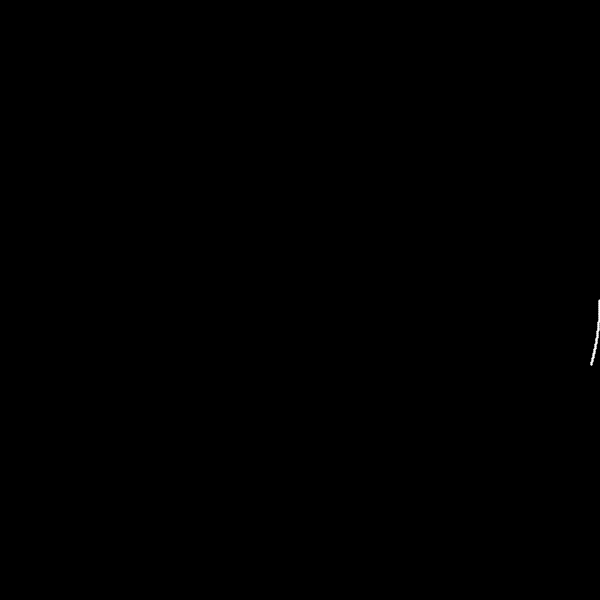
Frame 1 (no input)
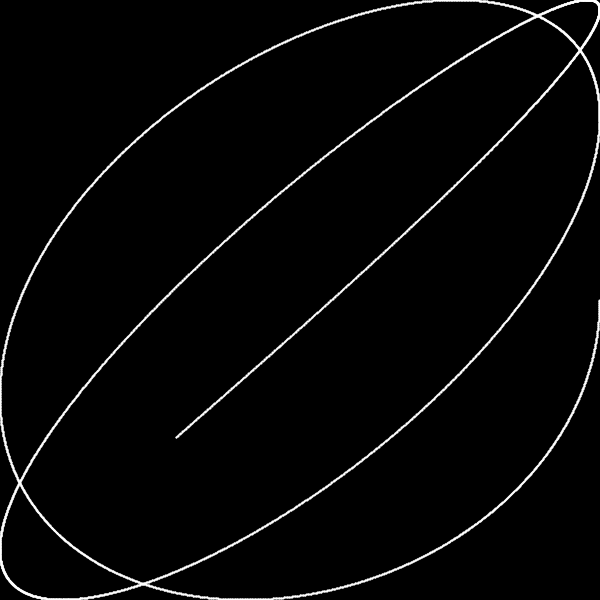
Frame 60 (the mouse pressed at the canvas centre just before this capture)
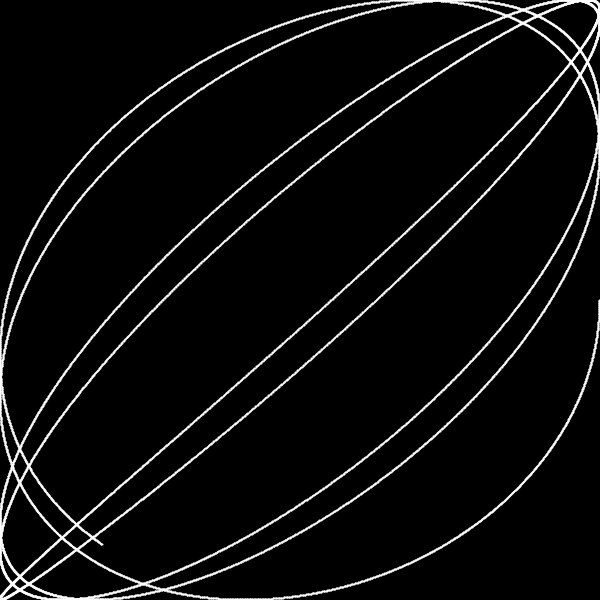
Frame 120 (the mouse held since frame 60 and released just before this capture)

The Processing sketch that drew these frames (run headless with seeded random() and noise(); from frame 60 on, the mouse is pressed at the canvas centre):

// Processing sketch: E7_Lissajous
// ── E7_Lissajous.pde
//Obtuse_Nature_011116_Dan_Tapper
//2016

float incrementA = 206;
float incrementB = 230;
float scale = 0.5;
int i = 0;

void setup() {
  size(600, 600);

  background(0);
  smooth();
}

void draw() {

  for (int run = 0; run < 100; run++) {
    
    i+=1;


    float x = width/2 * cos (i * scale/incrementA);
    float y = height/2 *sin (i * scale/incrementB);
    
    stroke(255);
    strokeWeight(2);
    point(width/2+x, height/2+y);
  }
  
}
